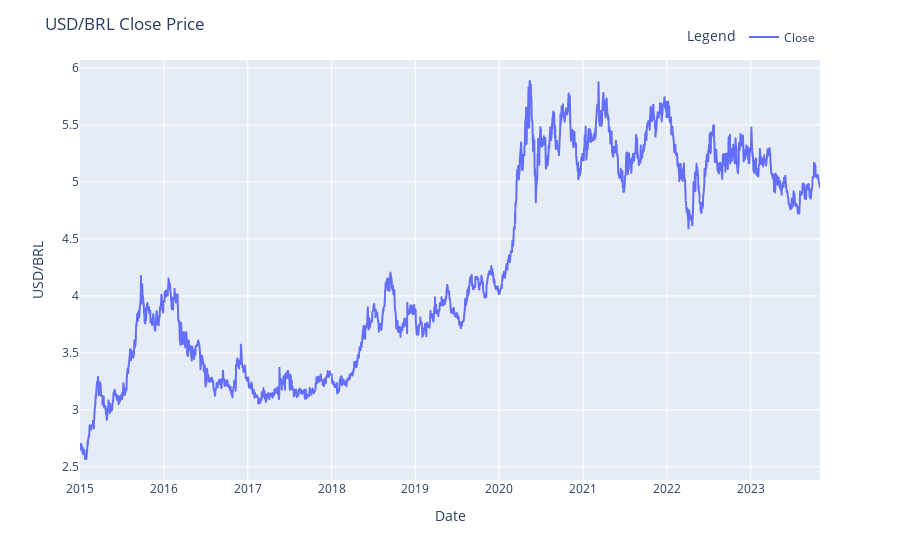
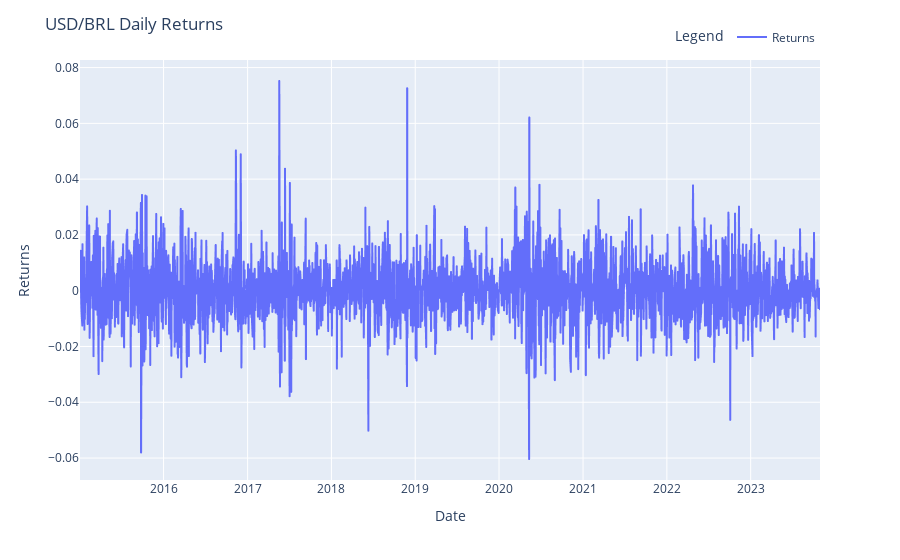
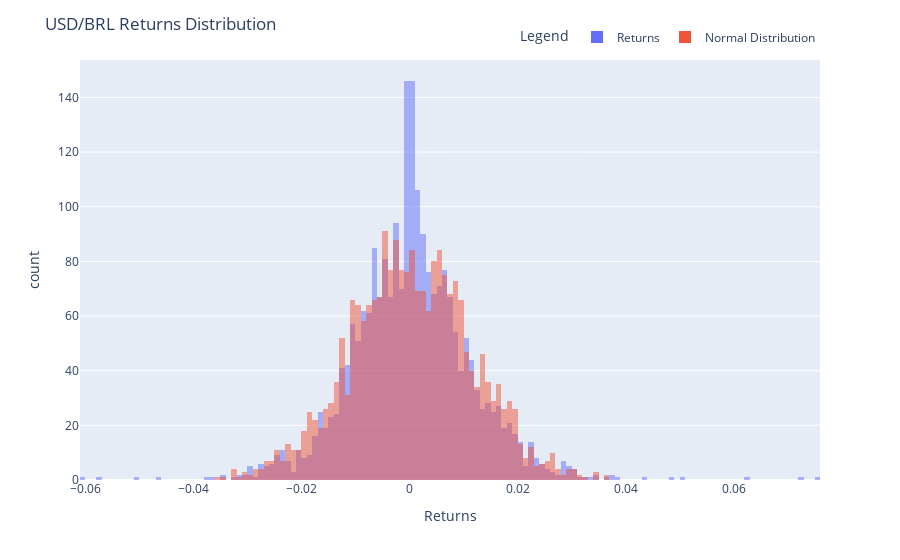

The notebook cell these images were saved under, in order:
### Code cell
# Define ticker, import data and calculate returns
ticker = ['USDBRL=X']
prices, returns = compute_returns(ticker, start_date='2015-01-01', end_date='2023-10-31')

### Figure 1 — Plotly figure (JSON) as saved in the notebook; plotly's stock layout.template omitted (floating-point values rounded to 4 significant figures; data arrays with more than 128 entries replaced by an {"elided": "..."} marker saying what was removed)
{"data": [{"hovertemplate": "variable=Close<br>Date=%{x}<br>value=%{y}<extra></extra>", "legendgroup": "Close", "line": {"color": "#636efa", "dash": "solid"}, "marker": {"symbol": "circle"}, "mode": "lines", "name": "Close", "showlegend": true, "type": "scattergl", "x": {"elided": "2300 str values"}, "xaxis": "x", "y": {"elided": "2300 float values"}, "yaxis": "y"}], "layout": {"legend": {"orientation": "h", "title": {"text": "Legend"}, "tracegroupgap": 0, "x": 1, "xanchor": "right", "y": 1.02, "yanchor": "bottom"}, "margin": {"t": 60}, "title": {"text": "USD/BRL Close Price"}, "width": 900, "xaxis": {"anchor": "y", "domain": [0, 1], "title": {"text": "Date"}}, "yaxis": {"anchor": "x", "domain": [0, 1], "title": {"text": "USD/BRL"}}}}

### Figure 2 — Plotly figure (JSON) as saved in the notebook; plotly's stock layout.template omitted (floating-point values rounded to 4 significant figures; data arrays with more than 128 entries replaced by an {"elided": "..."} marker saying what was removed)
{"data": [{"hovertemplate": "variable=Returns<br>Date=%{x}<br>value=%{y}<extra></extra>", "legendgroup": "Returns", "line": {"color": "#636efa", "dash": "solid"}, "marker": {"symbol": "circle"}, "mode": "lines", "name": "Returns", "showlegend": true, "type": "scattergl", "x": {"elided": "2299 str values"}, "xaxis": "x", "y": {"elided": "2299 float values"}, "yaxis": "y"}], "layout": {"legend": {"orientation": "h", "title": {"text": "Legend"}, "tracegroupgap": 0, "x": 1, "xanchor": "right", "y": 1.02, "yanchor": "bottom"}, "margin": {"t": 60}, "title": {"text": "USD/BRL Daily Returns"}, "width": 900, "xaxis": {"anchor": "y", "domain": [0, 1], "title": {"text": "Date"}}, "yaxis": {"anchor": "x", "domain": [0, 1], "title": {"text": "Returns"}}}}

### Figure 3 — Plotly figure (JSON) as saved in the notebook; plotly's stock layout.template omitted (floating-point values rounded to 4 significant figures; data arrays with more than 128 entries replaced by an {"elided": "..."} marker saying what was removed)
{"data": [{"alignmentgroup": "True", "bingroup": "x", "hovertemplate": "variable=Returns<br>value=%{x}<br>count=%{y}<extra></extra>", "legendgroup": "Returns", "marker": {"color": "#636efa", "opacity": 0.5, "pattern": {"shape": ""}}, "name": "Returns", "offsetgroup": "Returns", "orientation": "v", "showlegend": true, "type": "histogram", "x": {"elided": "2299 float values"}, "xaxis": "x", "yaxis": "y"}, {"alignmentgroup": "True", "bingroup": "x", "hovertemplate": "variable=Normal Distribution<br>value=%{x}<br>count=%{y}<extra></extra>", "legendgroup": "Normal Distribution", "marker": {"color": "#EF553B", "opacity": 0.5, "pattern": {"shape": ""}}, "name": "Normal Distribution", "offsetgroup": "Normal Distribution", "orientation": "v", "showlegend": true, "type": "histogram", "x": {"elided": "2299 float values"}, "xaxis": "x", "yaxis": "y"}], "layout": {"barmode": "overlay", "legend": {"orientation": "h", "title": {"text": "Legend"}, "tracegroupgap": 0, "x": 1, "xanchor": "right", "y": 1.02, "yanchor": "bottom"}, "margin": {"t": 60}, "title": {"text": "USD/BRL Returns Distribution"}, "width": 900, "xaxis": {"anchor": "y", "domain": [0, 1], "title": {"text": "Returns"}}, "yaxis": {"anchor": "x", "domain": [0, 1], "title": {"text": "count"}}}}
